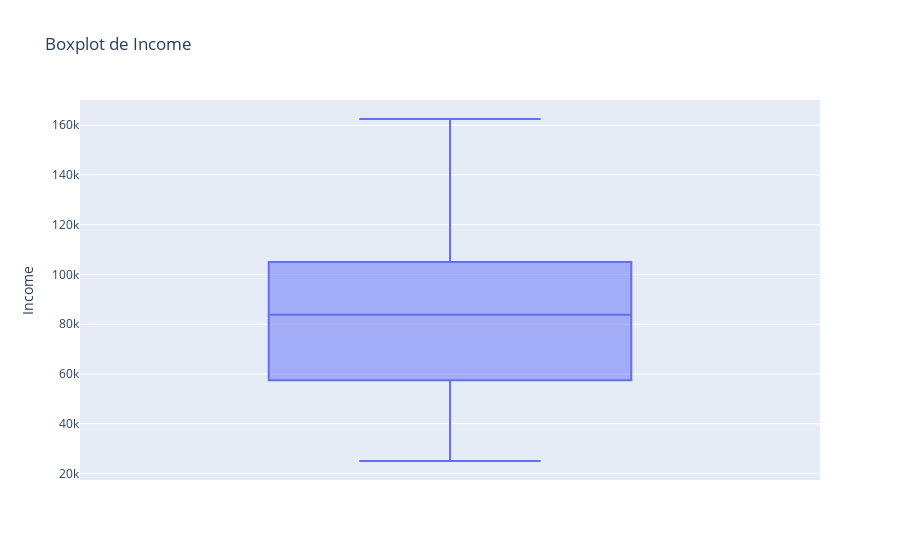

The cell this chart's notebook holds for it:
### Code cell
# Boxplot da coluna Income
px.box(df, y='Income', title='Boxplot de Income').show()

### Figure 1 — Plotly figure (JSON) as saved in the notebook; plotly's stock layout.template omitted (floating-point values rounded to 4 significant figures; data arrays with more than 128 entries replaced by an {"elided": "..."} marker saying what was removed)
{"data": [{"alignmentgroup": "True", "hovertemplate": "Income=%{y}<extra></extra>", "legendgroup": "", "marker": {"color": "#636efa"}, "name": "", "notched": false, "offsetgroup": "", "orientation": "v", "showlegend": false, "type": "box", "x0": " ", "xaxis": "x", "y": {"elided": "164 int values"}, "y0": " ", "yaxis": "y"}], "layout": {"boxmode": "group", "legend": {"tracegroupgap": 0}, "title": {"text": "Boxplot de Income"}, "xaxis": {"anchor": "y", "domain": [0, 1]}, "yaxis": {"anchor": "x", "domain": [0, 1], "title": {"text": "Income"}}}}
